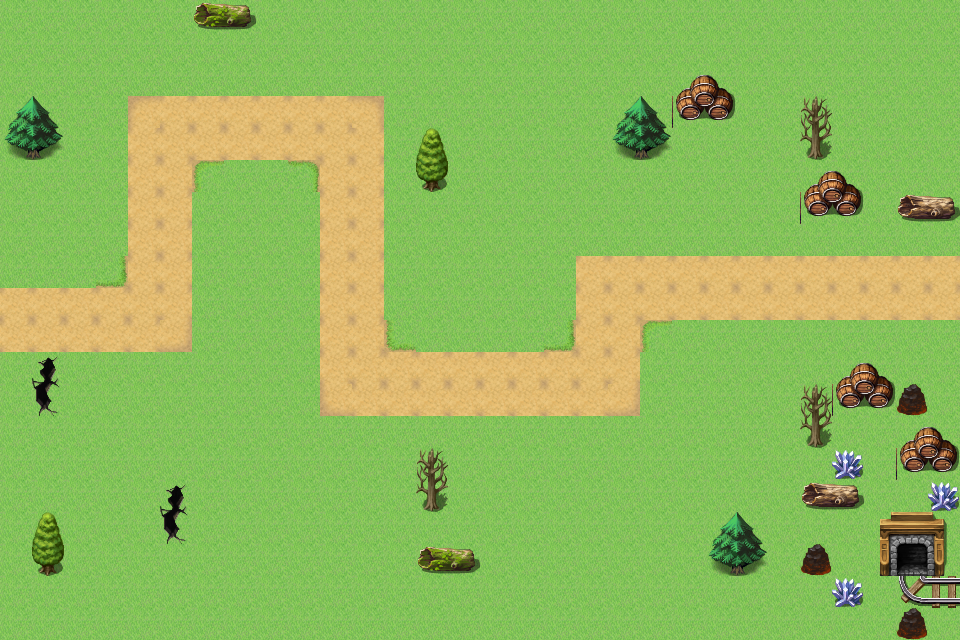

This game map was drawn from its Tiled (.tmx) file and the tilesets committed beside it. A one-line description and the full map source follow:
An orthogonal 30x20 tile map with 32x32 px tiles, 2 tile layers (Слой тайлов 1, objexts).

<map version="1.5" tiledversion="1.5.0" orientation="orthogonal" renderorder="right-down" width="30" height="20" tilewidth="32" tileheight="32" infinite="0" nextlayerid="3" nextobjectid="1">
 <tileset firstgid="1" name="TileSetVX___Global_4" tilewidth="32" tileheight="32" tilecount="2016" columns="32">
  <image source="TileSetVX___Global_4.png" width="1024" height="2016" />
 </tileset>
 <layer id="1" name="Слой тайлов 1" width="30" height="20">
  <data encoding="csv">
71,71,71,71,71,71,71,71,71,71,71,71,71,71,71,71,71,71,71,71,71,71,71,71,71,71,71,71,71,71,
71,71,71,71,71,71,71,71,71,71,71,71,71,71,71,71,71,71,71,71,71,71,71,71,71,71,71,71,71,71,
71,71,71,71,71,71,71,71,71,71,71,71,71,71,71,71,71,71,71,71,71,71,71,71,71,71,71,71,71,71,
71,71,71,71,609,578,578,578,578,578,578,610,71,71,71,71,71,71,71,71,71,71,71,71,71,71,71,71,71,71,
71,71,71,71,578,578,578,578,578,578,578,578,71,71,71,71,71,71,71,71,71,71,71,71,71,71,71,71,71,71,
71,71,71,71,578,578,513,71,71,514,578,578,71,71,71,71,71,71,71,71,71,71,71,71,71,71,71,71,71,71,
71,71,71,71,578,578,71,71,71,71,578,578,71,71,71,71,71,71,71,71,71,71,71,71,71,71,71,71,71,71,
71,71,71,71,578,578,71,71,71,71,578,578,71,71,71,71,71,71,71,71,71,71,71,71,71,71,71,71,71,71,
71,71,71,546,578,578,71,71,71,71,578,578,71,71,71,71,71,71,578,578,578,578,578,578,578,578,578,578,578,578,
578,578,578,578,578,578,71,71,71,71,578,578,71,71,71,71,71,71,578,578,578,578,578,578,578,578,578,578,578,578,
578,578,578,578,578,642,71,71,71,71,578,578,545,71,71,71,71,546,578,578,513,71,71,71,71,71,71,71,71,71,
71,71,71,71,71,71,71,71,71,71,578,578,578,578,578,578,578,578,578,578,71,71,71,71,71,71,71,71,71,71,
71,71,71,71,71,71,71,71,71,71,641,578,578,578,578,578,578,578,578,642,71,71,71,71,71,71,71,71,71,71,
71,71,71,71,71,71,71,71,71,71,71,71,71,71,71,71,71,71,71,71,71,71,71,71,71,71,71,71,71,71,
71,71,71,71,71,71,71,71,71,71,71,71,71,71,71,71,71,71,71,71,71,71,71,71,71,71,71,71,71,71,
71,71,71,71,71,71,71,71,71,71,71,71,71,71,71,71,71,71,71,71,71,71,71,71,71,71,71,71,71,71,
71,71,71,71,71,71,71,71,71,71,71,71,71,71,71,71,71,71,71,71,71,71,71,71,71,71,71,71,71,71,
71,71,71,71,71,71,71,71,71,71,71,71,71,71,71,71,71,71,71,71,71,71,71,71,71,71,71,71,71,71,
71,71,71,71,71,71,71,71,71,71,71,71,71,71,71,71,71,71,71,71,71,71,71,71,71,71,71,71,71,71,
71,71,71,71,71,71,71,71,71,71,71,71,71,71,71,71,71,71,71,71,71,71,71,71,71,71,71,71,71,71
</data>
 </layer>
 <layer id="2" name="objexts" width="30" height="20">
  <data encoding="csv">
0,0,0,0,0,0,1477,1478,0,0,0,0,0,0,0,0,0,0,0,0,0,0,0,0,0,0,0,0,0,0,
0,0,0,0,0,0,0,0,0,0,0,0,0,0,0,0,0,0,0,0,0,0,0,0,0,0,0,0,0,0,
0,0,0,0,0,0,0,0,0,0,0,0,0,0,0,0,0,0,0,0,0,1241,1242,0,0,0,0,0,0,0,
1505,1506,0,0,0,0,0,0,0,0,0,0,0,0,0,0,0,0,0,1505,1506,1273,1274,0,0,1121,0,0,0,0,
1537,1538,0,0,0,0,0,0,0,0,0,0,0,1030,0,0,0,0,0,1537,1538,0,0,0,0,1153,0,0,0,0,
0,0,0,0,0,0,0,0,0,0,0,0,0,1062,0,0,0,0,0,0,0,0,0,0,0,1241,1242,0,0,0,
0,0,0,0,0,0,0,0,0,0,0,0,0,0,0,0,0,0,0,0,0,0,0,0,0,1273,1274,0,1479,1480,
0,0,0,0,0,0,0,0,0,0,0,0,0,0,0,0,0,0,0,0,0,0,0,0,0,0,0,0,0,0,
0,0,0,0,0,0,0,0,0,0,0,0,0,0,0,0,0,0,0,0,0,0,0,0,0,0,0,0,0,0,
0,0,0,0,0,0,0,0,0,0,0,0,0,0,0,0,0,0,0,0,0,0,0,0,0,0,0,0,0,0,
0,0,0,0,0,0,0,0,0,0,0,0,0,0,0,0,0,0,0,0,0,0,0,0,0,0,0,0,0,0,
0,1286,0,0,0,0,0,0,0,0,0,0,0,0,0,0,0,0,0,0,0,0,0,0,0,0,1241,1242,0,0,
0,1318,0,0,0,0,0,71,0,0,0,0,0,0,0,0,0,0,0,0,0,0,0,0,0,1121,1273,1274,1859,0,
0,0,0,0,0,0,0,0,0,0,0,0,0,0,0,0,0,0,0,0,0,0,0,0,0,1153,0,0,1241,1242,
0,0,0,0,0,0,0,0,0,0,0,0,0,1121,0,0,0,0,0,0,0,0,0,0,0,0,1862,0,1273,1274,
0,0,0,0,0,1286,0,0,0,0,0,0,0,1153,0,0,0,0,0,0,0,0,0,0,0,1479,1480,0,0,1862,
0,1030,0,0,0,1318,0,0,0,0,0,0,0,0,0,0,0,0,0,0,0,0,1505,1506,0,0,0,1676,1677,1678,
0,1062,0,0,0,0,0,0,0,0,0,0,0,1477,1478,0,0,0,0,0,0,0,1537,1538,0,1859,0,1708,1709,1710,
0,0,0,0,0,0,0,0,0,0,0,0,0,0,0,0,0,0,0,0,0,0,0,0,0,0,1862,0,1995,1931,
0,0,0,0,0,0,0,0,0,0,0,0,0,0,0,0,0,0,0,0,0,0,0,0,0,0,0,0,1859,0
</data>
 </layer>
</map>
